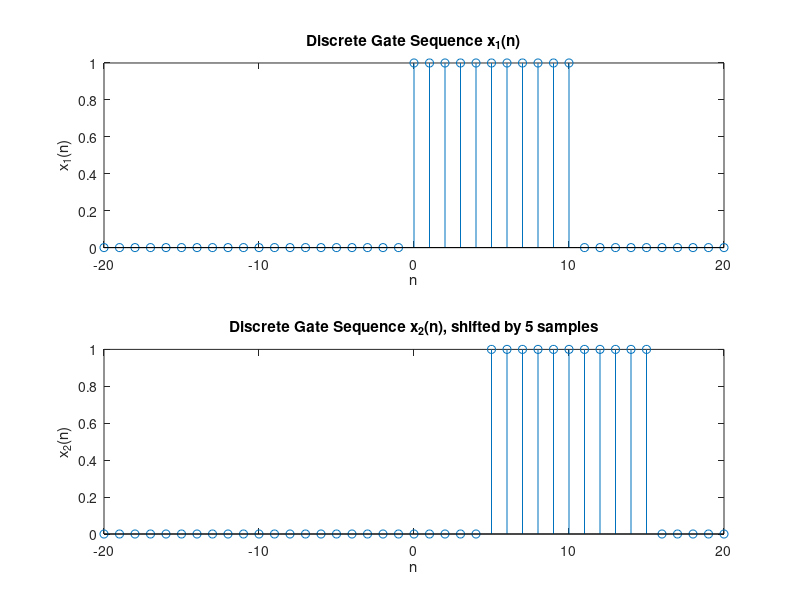

MATLAB code to generate this figure: (Note: this script raises an error after producing the figure.)
% Define signal parameters

n = -20:20;
N = length(n);
x1 = zeros(1,N);
x2 = zeros(1,N);
prompt = "Time shift=";
m = input(prompt); % time shift factor

% Define gate sequence x1(n)
for i=1:N
    if n(i)>=0 && n(i)<=10
        x1(i) = 1;
    end
end

% Define gate sequence x2(n)
for i=1:N
    if n(i)-m>=0 && n(i)-m<=10
        x2(i) = 1;
    end
end

% Plot gate sequences
figure;
subplot(2,1,1);
stem(n,x1);
xlabel('n');
ylabel('x_1(n)');
title('Discrete Gate Sequence x_1(n)');

subplot(2,1,2);
stem(n,x2);
xlabel('n');
ylabel('x_2(n)');
title(['Discrete Gate Sequence x_2(n), shifted by ' num2str(m) ' samples']);

% Calculate DTFT of x1 and x2
omega_x = -pi:0.01:pi;
X1 = DTFT_of_sqn(exp(-1j*omega_x'*n), x1, length(omega_x));
X2 = DTFT_of_sqn(exp(-1j*omega_x'*n), x2, length(omega_x));

% Plot DTFT magnitude of x1 and x2
figure;
subplot(2,1,1);
plot(omega_x, abs(X1));
xlabel('\omega');
ylabel('|X_1(\omega)|');
title('DTFT magnitude of x_1(n)');

subplot(2,1,2);
plot(omega_x, abs(X2));
xlabel('\omega');
ylabel('|X_2(\omega)|');
title(['DTFT magnitude of x_2(n), shifted by ' num2str(m) ' samples']);

% Calculate phase of DTFT of x1 and x2
angle_X1 = atan(imag(X1)./real(X1));
angle_X2 = atan(imag(X2)./real(X2));

% Plot linear phase of x1 and x2
figure;
subplot(2,1,1);
plot(omega_x, angle_X1);
xlabel('\omega');
ylabel('\angle X_1(\omega)');
title('Linear phase of x_1(n)');

subplot(2,1,2);
plot(omega_x, angle_X2);
xlabel('\omega');
ylabel('\angle X_2(\omega)');
title(['Linear phase of x_2(n), shifted by ' num2str(m) ' samples']);
